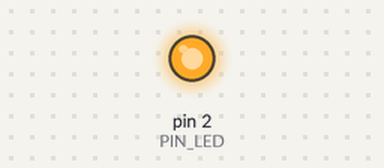
Recording of a sketch running on a simulated Arduino Uno, built with avr-gcc and run on an emulated ATmega328P. Shown: output pins drawn as LEDs (lit = HIGH).

Above: at 2.5 s.
At 6.5 s:
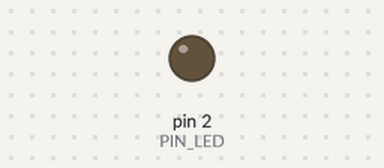
Timing chart, 0 to 10.4 s (numbered marks = the images above):
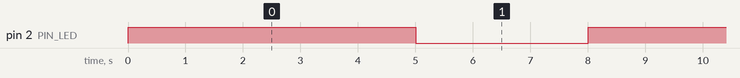

The sketch:

sketch_p1O.ino
```cpp
#define PIN_LED 2               //Definimos LED como 2

void setup() {

  pinMode(PIN_LED, OUTPUT);

}

void loop() {

  digitalWrite(PIN_LED, HIGH);  //Prender el LED
  delay(5000);                  //Delay de 5 segudos (a los 12ms ya no se ve el parpadeo)
  digitalWrite(PIN_LED, LOW);   //Apagar el LED
  delay(3000);                  //Delay de 3 segundos (a los 12ms ya no se ve el parpadeo)

}
```

Measured:
- by itself, pin 2 (PIN_LED): alternates HIGH for 5.0 s and LOW for 3.0 s
